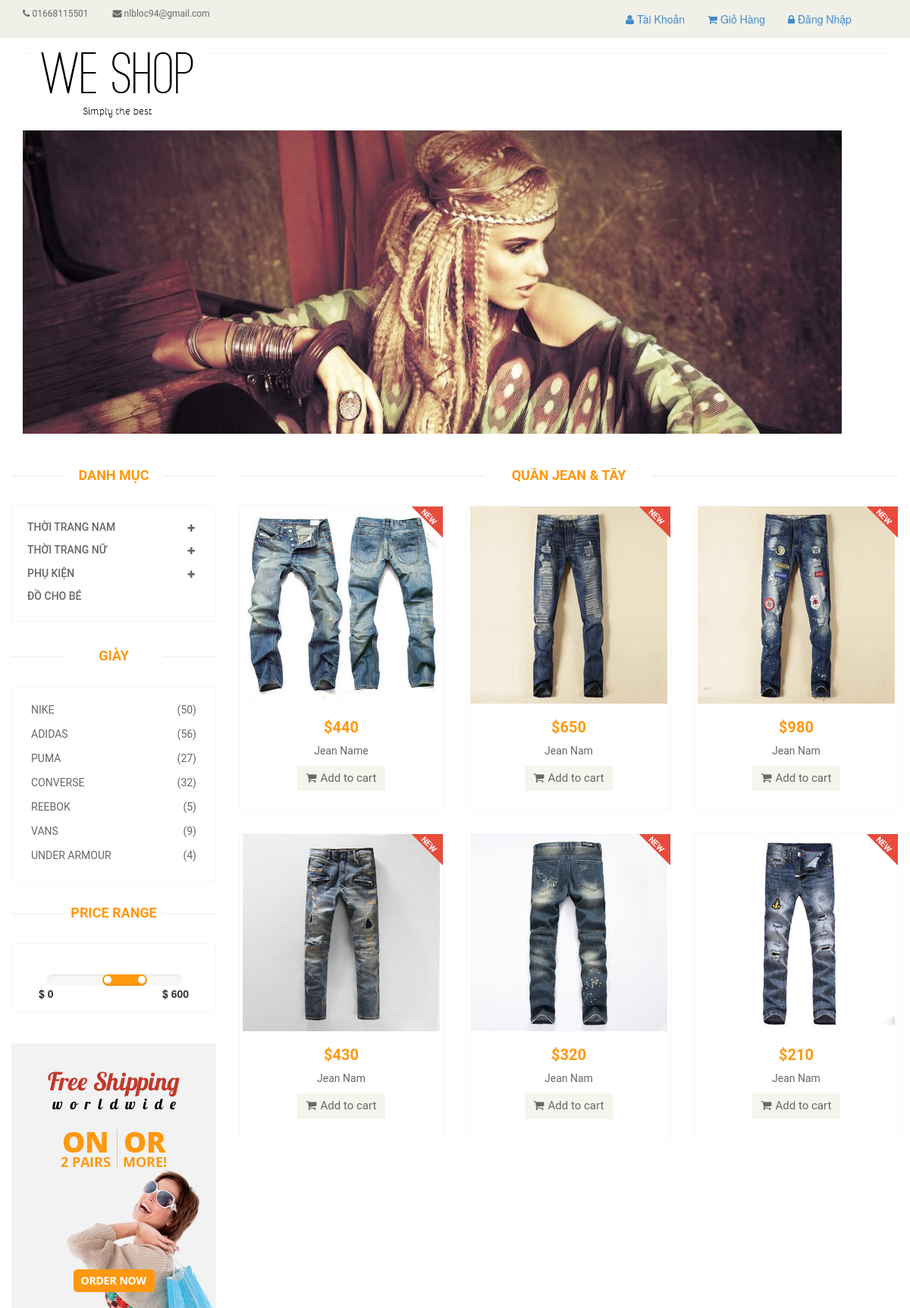
The page /front_end/index.php?action=jeantaynam_id=7 on the database its author committed.
### tables this page shows
CREATE TABLE `product` (
  `id_product` int(255) NOT NULL,
  `name_product` varchar(50) NOT NULL,
  `description` text NOT NULL,
  `price` varchar(50) NOT NULL,
  `quantity` int(11) NOT NULL,
  `status` text NOT NULL,
  `day_added` date DEFAULT NULL,
  `hinh_product` text NOT NULL,
  `is_featured` bit(1) NOT NULL,
  `id_category` varchar(50) DEFAULT NULL,
  `name_category` varchar(50) DEFAULT NULL
);

### model/data/DatabaseUtils.php (called while the page is built, shortened)
<?php
class DatabaseUtils {
    public static $dns = "mysql:host=localhost;dbname=aoquan_db";
    public static $username = 'root';
    public static $password = '';
    public static function connect() {
        $options = array(\PDO::ATTR_ERRMODE => \PDO::ERRMODE_EXCEPTION);
        $db = new \PDO( self::$dns, self::$username, self::$password, $options);
        return $db;
    }
}

### model/data/ProductDao.php (called while the page is built, shortened)
<?php
class ProductDao {
    private $db;
    function __construct($db) {
        $this->db = $db;
    }
     function findByCategory($id_category) {
        $sql = "select * from product where id_category=$id_category";
        $command = $this->db->prepare($sql);
        $command->execute();
        $result = $command->fetchAll();
        return $result;
    }
}

### front_end/views/products/jeantaynam.php (the view, shortened to what this page needs)
<?php require'common/header.php'; ?>
<?php require'common/menubar.php'; ?>
<div class="features_items">
    <h2 class="title text-center">Quần Jean & Tây</h2>
    <?php
    if (isset($jeantaynam)):
        foreach ($jeantaynam as $row):
    ?>
    <div class="col-sm-4">
        <div class="product-image-wrapper">
            <div class="single-products">
                <div class="productinfo text-center">
                    <?php if (empty($row['hinh_product'])): ?>
                        <img src="../<?=$row['hinh_product']?>" alt=""style="width: 260px;height: 260px" />
                    <?php else: ?>
                        <img src="../<?=$row['hinh_product']?>" alt="" style="width: 260px;height: 260px"/>
                    <?php endif; ?>
                    <h2>$<?= $row['price'] ?></h2>
                    <p><?= $row['name_product'] ?></p>
                    <a href="#" class="btn btn-default add-to-cart"><i class="fa fa-shopping-cart"></i>Add to cart</a>
                </div>
                <?php if ($row['status']=='New'): ?>
                <img src="common/images/home/new.png" class="new" alt="">
                <?php elseif ($row['status']=='Sale'): ?>
                <img src="common/images/home/sale.png" class="new" alt="">
                <?php endif; ?>
            </div>
        </div>
    </div>
    <?php
        endforeach;
    endif;
    ?>
</div>

### rows shown on the page
product: hinh_product (picture), price "440", name_product "Jean Name"
product: hinh_product (picture), price "650", name_product "Jean Nam"
product: hinh_product (picture), price "980", name_product "Jean Nam"
product: hinh_product (picture), price "430", name_product "Jean Nam"
product: hinh_product (picture), price "320", name_product "Jean Nam"
product: hinh_product (picture), price "210", name_product "Jean Nam"
